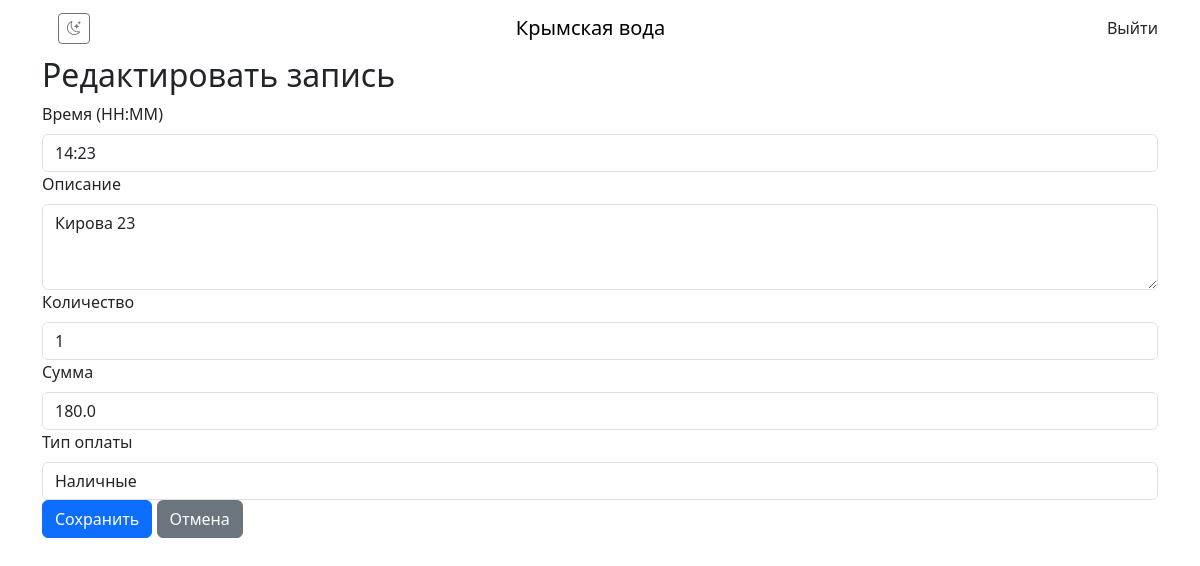
The page /edit/6 (signed in) on the database as committed earlier.
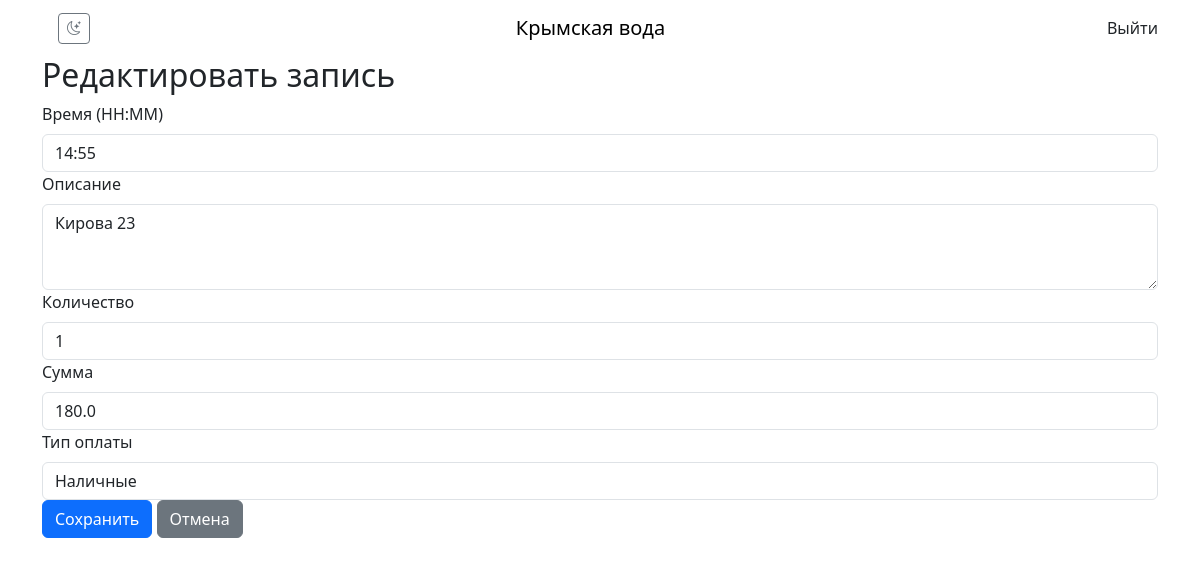
The same page on the database as committed later.
### app/models.py (models this page shows)
class DeliveryRecord(db.Model):
    id = db.Column(db.Integer, primary_key=True)
    date = db.Column(db.Date, index=True, default=datetime.utcnow)
    time = db.Column(db.String(5), nullable=False)  # HH:MM format
    description = db.Column(db.String(200), nullable=False)
    quantity = db.Column(db.Integer, nullable=False)
    amount = db.Column(db.Float, nullable=False)
    payment_type = db.Column(db.String(20), nullable=False)  # нал/перевод
    user_id = db.Column(db.Integer, db.ForeignKey('user.id'), nullable=False)

### app/delivery/routes.py (the view, shortened to what this page needs)
@bp.route('/edit/<int:id>', methods=['GET', 'POST'])
@login_required
def edit_record(id):
    record = DeliveryRecord.query.get_or_404(id)
    if record.user_id != current_user.id:
        abort(403)
    form = DeliveryRecordForm(obj=record)
    return render_template('delivery/edit.html', form=form, record=record)

### app/delivery/forms.py
class DeliveryRecordForm(FlaskForm):
    time = StringField('Время (HH:MM)', validators=[DataRequired()])
    description = TextAreaField('Описание', validators=[DataRequired()])
    quantity = IntegerField('Количество', validators=[DataRequired(), NumberRange(min=1)])
    amount = FloatField('Сумма', validators=[DataRequired(), NumberRange(min=0)])
    payment_type = SelectField('Тип оплаты',
                             choices=[('', 'Не выбран'), ('нал', 'Наличные'), ('перевод', 'Перевод')],
                             validators=[DataRequired()])
    submit = SubmitField('Сохранить')

### app/models.py (called while the page is built)
@login_manager.user_loader
def load_user(user_id):
    return User.query.get(int(user_id))

### app/templates/delivery/edit.html (shortened to what this page needs)
{% extends "base.html" %} {% block title %}Редактировать запись{% endblock %} {%
block content %}
<div class="delivery-form-container">
    <h2>Редактировать запись</h2>
    <form
        method="POST"
        action="{{ url_for('delivery.edit_record', id=record.id, date=selected_date) }}"
    >
        <div class="form-group">
            {{ form.time.label(class="form-label") }} {{
            form.time(class="form-control") }}
        </div>
        <div class="form-group">
            {{ form.description.label(class="form-label") }} {{
            form.description(class="form-control", rows=3) }}
        </div>
        <div class="form-group">
            {{ form.quantity.label(class="form-label") }} {{
            form.quantity(class="form-control") }}
        </div>
        <div class="form-group">
            {{ form.amount.label(class="form-label") }} {{
            form.amount(class="form-control") }}
        </div>
        <div class="form-group">
            {{ form.payment_type.label(class="form-label") }} {{
            form.payment_type(class="form-control") }}
        </div>
        <div class="form-actions">
            <button type="submit" class="btn btn-primary">Сохранить</button>
            <a
                href="{{ url_for('delivery.list_records') }}"
                class="btn btn-secondary"
                >Отмена</a
            >
        </div>
    </form>
</div>
{% endblock %}

Rows that differ between the two databases and show on the page:
changed DeliveryRecord "Кирова 23": time "14:23" → "14:55"
